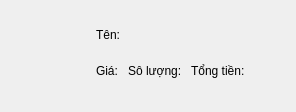
                    <widget class="QWidget" name="scroll_goodsWidgetContents">
                     <property name="geometry">
                      <rect>
                       <x>0</x>
                       <y>0</y>
                       <width>296</width>
                       <height>112</height>
                      </rect>
                     </property>
                     <layout class="QVBoxLayout" name="verticalLayout_21">
                      <item>
                       <widget class="QWidget" name="item_goods_M3" native="true">
                        <property name="minimumSize">
                         <size>
                          <width>0</width>
                          <height>83</height>
                         </size>
                        </property>
                        <property name="maximumSize">
                         <size>
                          <width>16777215</width>
                          <height>83</height>
                         </size>
                        </property>
                        <layout class="QHBoxLayout" name="horizontalLayout_11">
                         <item>
                          <widget class="QLabel" name="label_img_M3">
                           <property name="minimumSize">
                            <size>
                             <width>70</width>
                             <height>0</height>
                            </size>
                           </property>
                           <property name="maximumSize">
                            <size>
                             <width>70</width>
                             <height>16777215</height>
                            </size>
                           </property>
                           <property name="styleSheet">
                            <string notr="true">image: url(:/newPrefix/images/Products/2.jpg);</string>
                           </property>
                           <property name="text">
                            <string/>
                           </property>
                          </widget>
                         </item>
                         <item>
                          <layout class="QVBoxLayout" name="verticalLayout_25">
                           <item>
                            <widget class="QLabel" name="label_name_goods_M3">
                             <property name="text">
                              <string>Tên: </string>
                             </property>
                            </widget>
                           </item>
                           <item>
                            <layout class="QHBoxLayout" name="horizontalLayout_9">
                             <item>
                              <widget class="QLabel" name="label_gia_goods_M3">
                               <property name="text">
                                <string>Giá: </string>
                               </property>
                              </widget>
                             </item>
                             <item>
                              <widget class="QLabel" name="label_quantity_goods_M3">
                               <property name="text">
                                <string>Sô lượng: </string>
                               </property>
                              </widget>
                             </item>
                             <item>
                              <widget class="QLabel" name="label_tongTien_goods_M3">
                               <property name="text">
                                <string>Tổng tiền: </string>
                               </property>
                              </widget>
                             </item>
                            </layout>
                           </item>
                          </layout>
                         </item>
                         <item>
                          <spacer name="horizontalSpacer_12">
                           <property name="orientation">
                            <enum>Qt::Horizontal</enum>
                           </property>
                           <property name="sizeHint" stdset="0">
                            <size>
                             <width>40</width>
                             <height>20</height>
                            </size>
                           </property>
                          </spacer>
                         </item>
                        </layout>
                       </widget>
                      </item>
                      <item>
                       <spacer name="verticalSpacer_3">
                        <property name="orientation">
                         <enum>Qt::Vertical</enum>
                        </property>
                        <property name="sizeHint" stdset="0">
                         <size>
                          <width>20</width>
                          <height>51</height>
                         </size>
                        </property>
                       </spacer>
                      </item>
                     </layout>
                    </widget>
